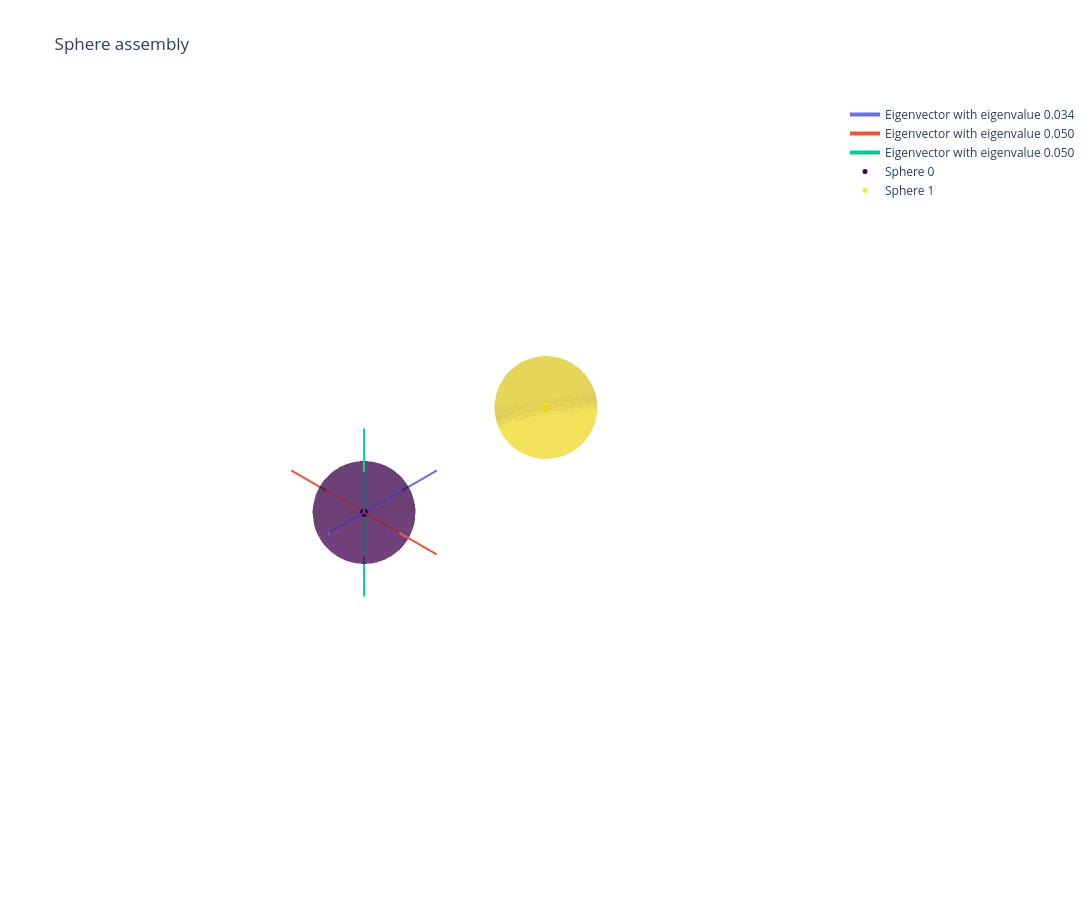

The notebook cell this image was saved under:
### Code cell
fig = go.Figure()
    
# Plot eigvectors 
for eigval, eigvec in zip(eigvals, eigvecs):
    start = - 2 * eigvec  # One end of the segment
    end = 2 * eigvec    # The other end of the segment

    print(eigval, eigvec)

    fig.add_trace(go.Scatter3d(
        x=[start[0], end[0]],
        y=[start[1], end[1]],
        z=[start[2], end[2]],
        mode="lines",
        line=dict(width=4),
        name=f"Eigenvector with eigenvalue {eigval:.3f}"
    ))    
    
# Plot spheres
for i_sphere, sphere in enumerate(mysoftplankton.spheres):
    x, y, z = create_sphere(
        radius=sphere.radius(dofs, params),
        center=sphere.position(dofs, params),
    )

    # Uniform color per sphere
    fig.add_trace(go.Surface(
        x=x, y=y, z=z,
        surfacecolor=jnp.ones_like(x) * i_sphere,  # Uniform color
        showscale=False,
        colorscale=[[0, colors[i_sphere]], [1, colors[i_sphere]]],  # Uniform color mapping
        opacity=0.5,  # Transparency level
    ))

    # Dummy scatter point for legend
    fig.add_trace(go.Scatter3d(
        x=[sphere.position(dofs, params)[0]], 
        y=[sphere.position(dofs, params)[1]], 
        z=[sphere.position(dofs, params)[2]],
        mode="markers",
        marker=dict(size=5, color=colors[i_sphere]),
        name=f"Sphere {i_sphere}"  # Legend entry
    ))

fig.update_layout(
    title=f"Sphere assembly",
    autosize=False,
    width=1100,
    height=900,
    scene=dict(
        xaxis=dict(visible=False, range=[mid_x - max_range, mid_x + max_range]),
        yaxis=dict(visible=False, range=[mid_y - max_range, mid_y + max_range]),
        zaxis=dict(visible=False, range=[mid_z - max_range, mid_z + max_range]),
        aspectmode="manual",
        aspectratio=dict(x=1, y=1, z=1),
    ),
    scene_camera=dict(projection=dict(type="orthographic"))  # Isometric projection
)

fig.show()

### Figure 1 — Plotly figure (JSON) as saved in the notebook; plotly's stock layout.template omitted (floating-point values rounded to 4 significant figures; data arrays with more than 128 entries replaced by an {"elided": "..."} marker saying what was removed)
{"data": [{"line": {"width": 4}, "mode": "lines", "name": "Eigenvector with eigenvalue 0.034", "type": "scatter3d", "x": [-2, 2], "y": [0, 0], "z": [0, 0]}, {"line": {"width": 4}, "mode": "lines", "name": "Eigenvector with eigenvalue 0.050", "type": "scatter3d", "x": [0, 0], "y": [-2, 2], "z": [0, 0]}, {"line": {"width": 4}, "mode": "lines", "name": "Eigenvector with eigenvalue 0.050", "type": "scatter3d", "x": [0, 0], "y": [0, 0], "z": [-2, 2]}, {"colorscale": [[0, "rgb(68, 1, 84)"], [1, "rgb(68, 1, 84)"]], "opacity": 0.5, "showscale": false, "surfacecolor": {"elided": "32x32 float values"}, "type": "surface", "x": {"elided": "32x32 float values"}, "y": {"elided": "32x32 float values"}, "z": {"elided": "32x32 float values"}}, {"marker": {"color": "rgb(68, 1, 84)", "size": 5}, "mode": "markers", "name": "Sphere 0", "type": "scatter3d", "x": [0], "y": [0], "z": [0]}, {"colorscale": [[0, "rgb(253, 231, 37)"], [1, "rgb(253, 231, 37)"]], "opacity": 0.5, "showscale": false, "surfacecolor": {"elided": "32x32 float values"}, "type": "surface", "x": {"elided": "32x32 float values"}, "y": {"elided": "32x32 float values"}, "z": {"elided": "32x32 float values"}}, {"marker": {"color": "rgb(253, 231, 37)", "size": 5}, "mode": "markers", "name": "Sphere 1", "type": "scatter3d", "x": [-5], "y": [0], "z": [0]}], "layout": {"autosize": false, "height": 900, "scene": {"aspectmode": "manual", "aspectratio": {"x": 1, "y": 1, "z": 1}, "camera": {"projection": {"type": "orthographic"}}, "xaxis": {"range": [-6, 1], "visible": false}, "yaxis": {"range": [-3.5, 3.5], "visible": false}, "zaxis": {"range": [-3.5, 3.5], "visible": false}}, "title": {"text": "Sphere assembly"}, "width": 1100}}
